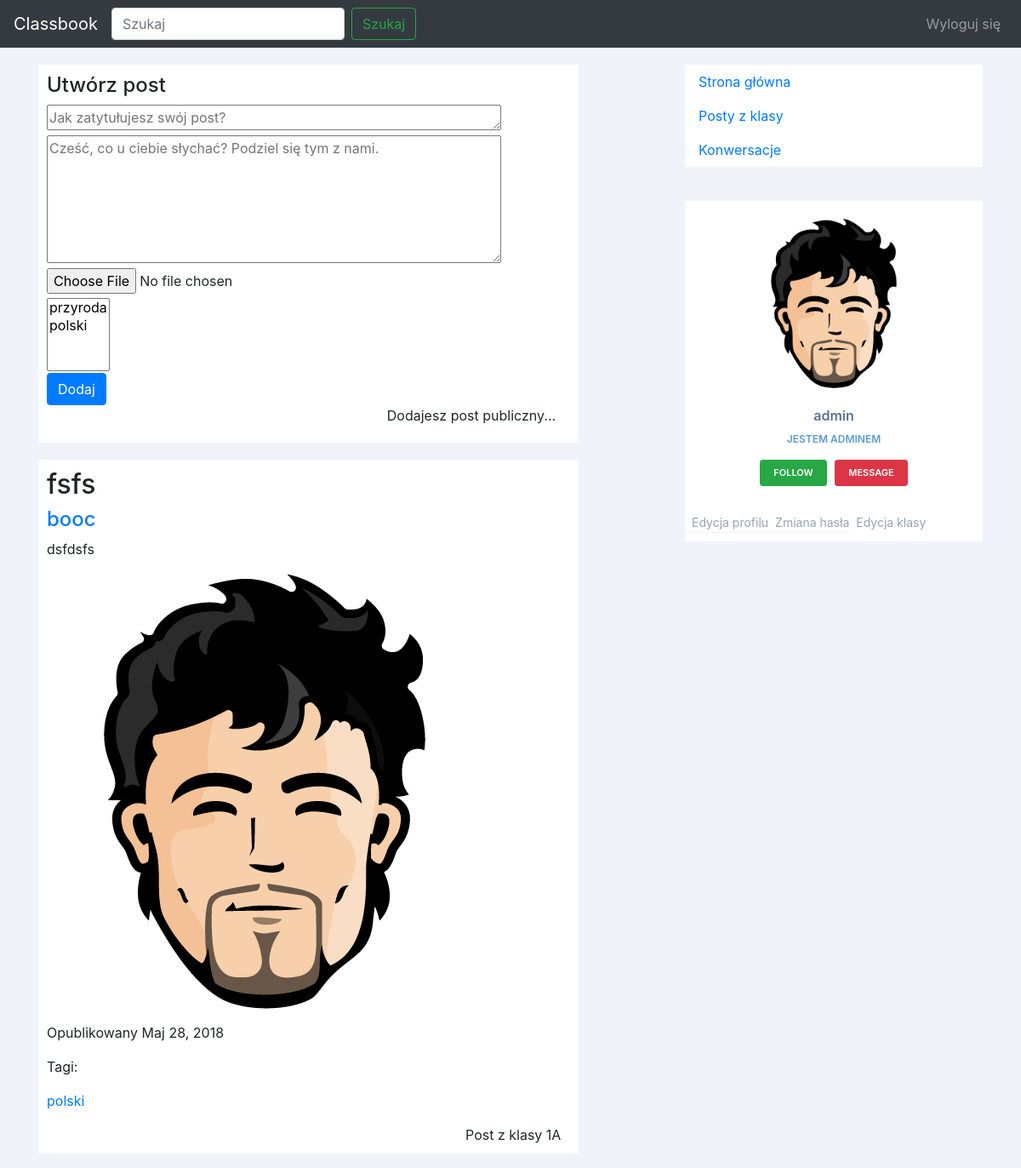
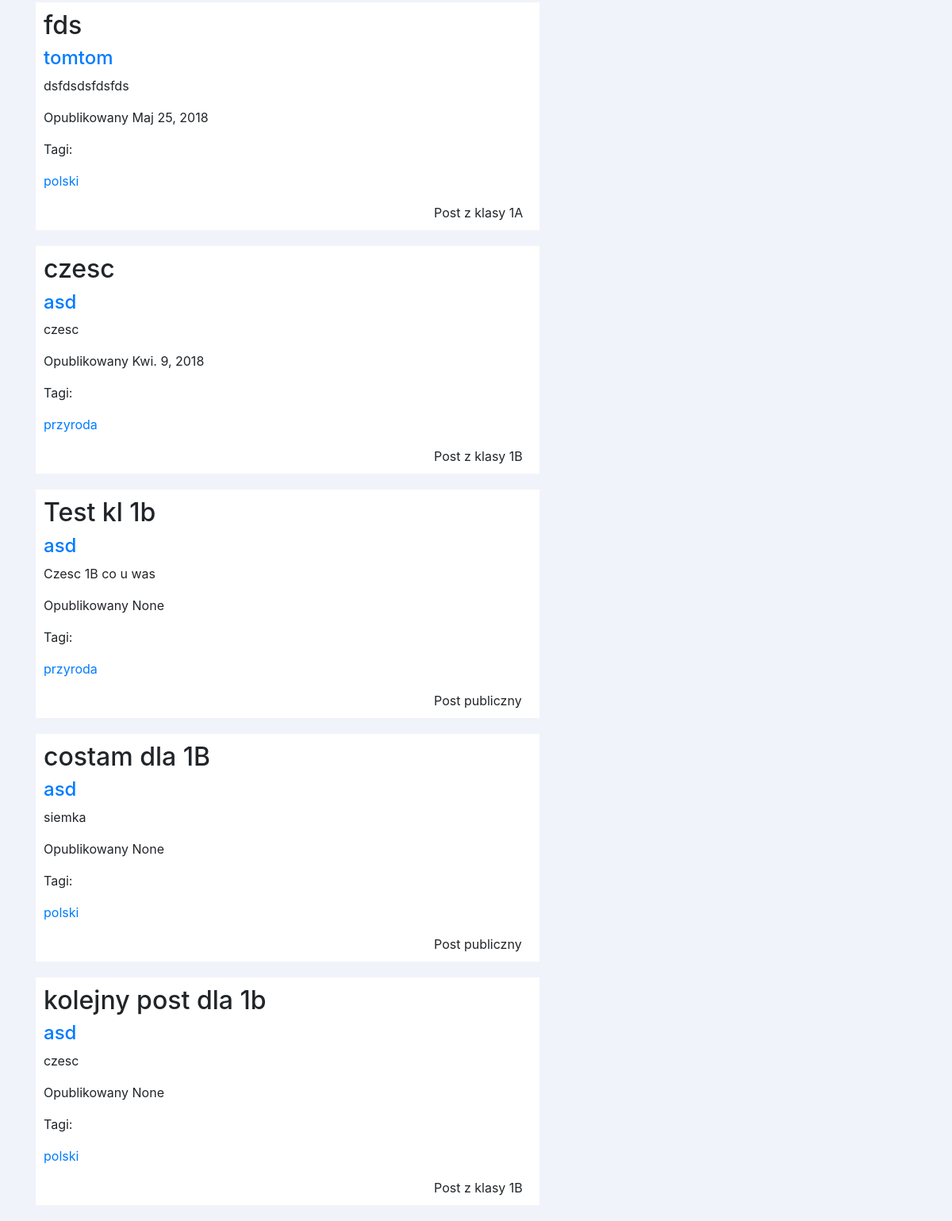
Page /classbook/ (signed in) on the committed database (2 pictures, top to bottom).
### main/models.py (models this page shows, shortened)
class Post(models.Model):
	title = models.CharField(max_length=150)
	content = models.CharField(max_length=10000)
	publish_date = models.DateTimeField(default=datetime.now)
	user = models.ForeignKey(User, on_delete=models.CASCADE)
	tags = models.ManyToManyField(Tag)
	comments = models.ManyToManyField(Comment)
	photo = models.ImageField(upload_to='main/static/main/imgs/', blank=True, null=True)
	school = models.ForeignKey(School, on_delete=models.CASCADE, null=True, blank=True)
	postClass = models.ForeignKey(Class, on_delete=models.CASCADE, null=True, blank=True)
	class Meta:
		ordering = ['-publish_date', 'title']

class Tag(models.Model):
	name = models.CharField(max_length=80)
	def __str__(self):
		return self.name

class Class(models.Model):
	grade = models.IntegerField()
	name = models.CharField(max_length=1)
	school = models.ForeignKey(School, on_delete=models.CASCADE)
	def __str__(self):
		return str(self.grade) + self.name # + " w szkole " + self.school.name

class Profile(models.Model):
	user = models.OneToOneField(User, on_delete=models.CASCADE)
	avatar = models.ImageField(upload_to='main/static/main/avatars/', blank=True, null=True)
	description = models.CharField(max_length=1024, blank=True, null=True)

### main/views.py (the view, shortened to what this page needs)
# urls.py: url(r'^classbook/$', views.index, name='index'),
@login_required(login_url='/')
def index(request):
	form = PostForm()
	posts = Post.objects.all()
	context = {
		'posts': posts,
		'form': form
	}
	return render(request, 'main/index.html', context)

### main/forms.py
class PostForm(forms.ModelForm):
	class Meta:
		model = Post
		fields = ['title', 'content', 'photo', 'tags']
		widgets = {
			'title': forms.Textarea(attrs={'cols': 50, 'rows': 1, 'placeholder': 'Jak zatytułujesz swój post?'}),
			'content': forms.Textarea(attrs={'cols': 50, 'rows': 6, 'placeholder': 'Cześć, co u ciebie słychać? Podziel się tym z nami.'})
		}
		labels = {
			'title': 'Tytuł',
			'content': 'Zawartość',
			'photo': 'Wybierz zdjęcie (opcjonalnie)',
			'tags': 'Tagi'
		}

### main/templatetags/profile.py (called while the page is built)
@register.simple_tag
def get_username(user, view_name, username):
	if view_name:
		return username
	else:
		return user.username

@register.simple_tag
def get_profile_description(user, view_name, username):
	if view_name:
		description = Profile.objects.get(user=User.objects.get(username=username)).description
	else:
		description = Profile.objects.get(user=user).description
	if description:
		return description
	else:
		return ""

@register.simple_tag
def get_profile_avatar(user, view_name, username):
	if view_name:
		avatar = Profile.objects.get(user=User.objects.get(username=username)).avatar
	else:
		avatar = Profile.objects.get(user=user).avatar
	if avatar:
		return avatar.url[4:]
	else:
		return '/static/main/avatars/default.png'

@register.simple_tag
def get_user_post_type(user):
	if user.is_superuser:
		return "publiczny"
	elif get_student_class(user) == None:
		return " - najpierw wybierz klasę!"
	else:
		return "do klasy " + str(get_student_class(user))

@register.simple_tag
def get_post_class(post):
	if post.school == None:
		return "publiczny"
	elif post.postClass == None:
		return "ze szkoły " + str(post.school)
	else:
		return "z klasy " + str(post.postClass)

### main/templates/main/index.html (shortened to what this page needs)
{% extends 'main/base.html' %}
{% block header %}
	{% load profile %}
{% endblock %}
{% block content %}
	<div id="add_new_post" class="white">
		<div>
			<h4>Utwórz post</h4>
			<div>
				<form method="POST" enctype="multipart/form-data">
					{% for field in form %}
					<div class="form-group">
						{{ field }}
					</div>
					{% endfor %}
					<button type="button submit" class="btn btn-primary">Dodaj</button>
				</form>
				<div class="post-class-add-info">
					<p>Dodajesz post {% get_user_post_type user %}...</p>
				</div>
			</div>
		</div>
	</div>
		<div id="posts">
			{% for post in posts %}
				{% include 'main/post.html' %}
			{% endfor %}
	</div>
{% endblock %}

### main/templates/main/post.html (shortened to what this page needs)
{% load humanize %}
{% load profile %}
<div class="post">
	<h2 class="post-title"> {{ post.title }} </h2>
	<a href="{% url 'user_view' post.user.username %}"><h4> {{ post.user.username }} </h4></a>
	<p> {{ post.content }} </p>
	{% if post.photo %}
		<p> <img class="post-photo" src="{{ post.photo.url|slice:'4:' }}" alt="Zdjęcie"> </p>
	{% endif %}
	<p> Opublikowany {{ post.publish_date|naturalday }} </p>
	<p> Tagi: </p>
	{% for tag in post.tags.all %}
		<div class="tag">
			<p> <a href="{% url 'tag_view' tag.name %}">{{ tag }}</a> </p>
		</div>
	{% endfor %}
	<div class="post-class-info">
		<p>Post {% get_post_class post %}</p>
	</div>
</div>

### main/templates/main/menu.html (shortened to what this page needs)
{% load static %}
{% load profile %}
<link rel="stylesheet" type="text/css" href="{% static 'main/menu.css' %}">
<div id="menu-sidebar">
		<ul class="nav flex-column">
	  <li class="nav-item">
	    <a class="nav-link active" href="{% url 'index' %}">Strona główna</a>
	  </li>
	  <li class="nav-item">
	    <a class="nav-link" href="{% url 'class_posts' %}">Posty z klasy</a>
	  </li>
	  <li class="nav-item">
	    <a class="nav-link" href="{% url 'get_conversations' %}">Konwersacje</a>
	  </li>
	</ul>
</div>
{% if user.is_authenticated %}
	<div class="profile-sidebar">
			<div class="profile-userpic">
				<img src="{% get_profile_avatar user view_name username %}" alt="avatar" />
			</div>
			<div class="profile-usertitle">
				<div class="profile-usertitle-name">
					{% get_username user view_name username %}
				</div>
				<div class="profile-usertitle-job">
					{% get_profile_description user view_name username %}
				</div>
			</div>
			<div class="profile-userbuttons">
				<button type="button" class="btn btn-success btn-sm">Follow</button>
				<button type="button" class="btn btn-danger btn-sm">Message</button>
			</div>
			<div class="profile-usermenu">
				<ul class="nav">
					<li>
						<a href="{% url 'edit_profile' %}">
						Edycja profilu </a>
					</li>
					<li>
						<a href="{% url 'change_password' %}">
						Zmiana hasła </a>
					</li>
					<li>
						<a href="{% url 'edit_class' %}">
						Edycja klasy </a>
					</li>
				</ul>
			</div>
		</div>
	</div>
{% endif %}

### main/static/main/base.css (style rules this page uses)
body { background-color: #f8f9fa; }
#add_new_post, #menu { margin-top: 20px; margin-bottom: 20px; }
.post { background-color: white; padding: 10px; margin-bottom: 20px; }
#add_new_post .form-group { margin-bottom: 0px; }
.post-photo { max-width: 530px; }
.post-title { word-wrap: break-word; }
.white { background-color: white; margin-top: 20px; padding: 10px; padding-bottom: 20px; }
.post-class-info { position: relative; left: 80%; }
.post-class-info, .post-class-info p { margin: 0; padding: 0; }
.post-class-add-info { position: relative; right: -65%; }
.post-class-add-info, .post-class-add-info p { margin: 0; padding: 0; }
#posts, #about { margin-top: 20px; }
#id_tags { margin-top: 5px; }

### main/static/main/menu.css (style rules this page uses)
body { background: #F1F3FA; }
.profile-sidebar { padding: 20px 0 10px 0; background: #fff; }
.profile-userpic, .profile-usermenu { text-align: center; margin: 0 auto; }
.profile-userpic img { float: none; margin: 0 auto; width: 200px; height: 200px; -webkit-border-radius: 50% !important; -moz-border-radius: 50% !important; border-radius: 50% !important; }
.profile-usertitle { text-align: center; margin-top: 20px; }
.profile-usertitle-name { color: #5a7391; font-size: 16px; font-weight: 600; margin-bottom: 7px; }
.profile-usertitle-job { text-transform: uppercase; color: #5b9bd1; font-size: 12px; font-weight: 600; margin-bottom: 15px; }
.profile-userbuttons { text-align: center; margin-top: 10px; }
.profile-userbuttons .btn { text-transform: uppercase; font-size: 11px; font-weight: 600; padding: 6px 15px; margin-right: 5px; }
.profile-userbuttons .btn:last-child { margin-right: 0px; }
.profile-usermenu { margin-top: 30px; }
.profile-usermenu ul li { border-bottom: 1px solid #f0f4f7; }
.profile-usermenu ul li:last-child { border-bottom: none; }
.profile-usermenu ul li a { color: #93a3b5; font-size: 14px; font-weight: 400; }
#menu-sidebar { background-color: white; margin-bottom: 40px; }

### rows in the picture
Post: title "fsfs", user.username "booc", content "dsfdsfs", photo (picture), publish_date "Maj 28, 2018", school+postClass "z klasy 1A"
Tag: name "polski"
Post: title "fds", user.username "tomtom", content "dsfdsdsfdsfds", publish_date "Maj 25, 2018", school+postClass "z klasy 1A"
Post: title "czesc", user.username "asd", content "czesc", publish_date "Kwi. 9, 2018", school+postClass "z klasy 1B"
Tag: name "przyroda"
Post: title "Test kl 1b", user.username "asd", content "Czesc 1B co u was", publish_date "None", school "publiczny"
Post: title "costam dla 1B", user.username "asd", content "siemka", publish_date "None", school "publiczny"
Post: title "kolejny post dla 1b", user.username "asd", content "czesc", publish_date "None", school+postClass "z klasy 1B"
